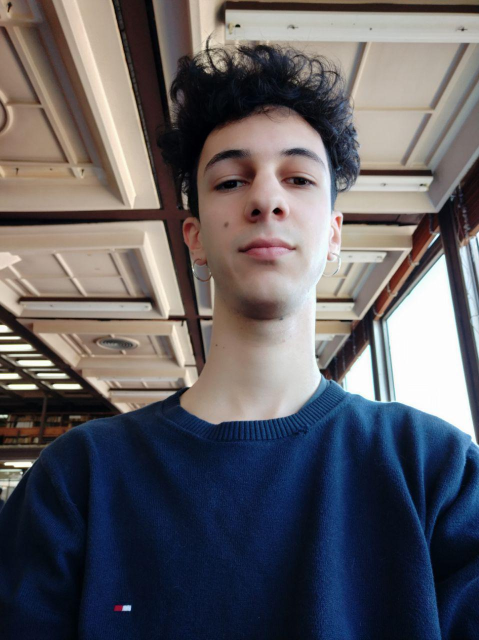
#> input picture src/segmentation/img/originales/selfi.jpg, 958 x 1280 px, given in place of selfi.jpg.jpg, which was not available (shown at 1/2 size)
$ python resize.py
#> lines starting #> are read from the running program, lines starting #| are printed output that depends on the picture; pictures that were not available may be replaced by others from this repository, and a replacement may not be noted
import os
import shutil
from PIL import Image

img_src = input('\n')
#> the answer given: originales/selfi.jpg


tams = [(n*20, n*20) for n in range(1, 41)] # Es primero width y despues height


img = Image.open('originales/'+img_src+'.jpg')
#> img is the input picture: PIL image 958x1280 RGB; mean R, G, B 96.2, 93.7, 98.5
for i in range(0, len(tams)):
	r = img.resize(tams[i])
	r.save('originales/'+img_src+'_'+str(i)+'.jpg')
#> this loop made 40 passes
#> pass 1, `r = img.resize(tams[i])`:
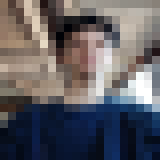
#> r: PIL image 20x20 RGB (shown 8 times larger); mean R, G, B 96.4, 94, 98.7
#> pass 2, `r = img.resize(tams[i])`:
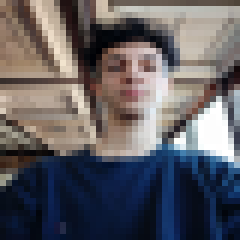
#> r: PIL image 40x40 RGB (shown 6 times larger); mean R, G, B 96.1, 93.7, 98.5
#> pass 3, `r = img.resize(tams[i])`:
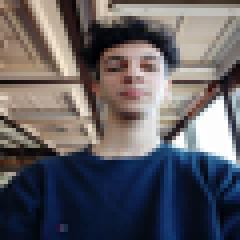
#> r: PIL image 60x60 RGB (shown 4 times larger); mean R, G, B 96.1, 93.6, 98.4
#> after the loop:
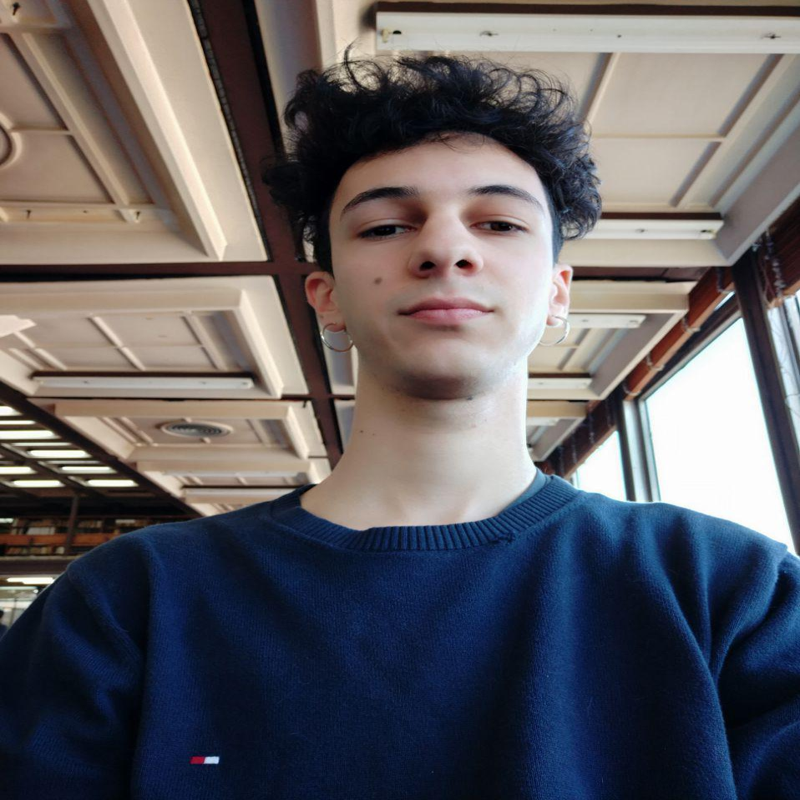
#> r: PIL image 800x800 RGB; mean R, G, B 96.2, 93.7, 98.5
